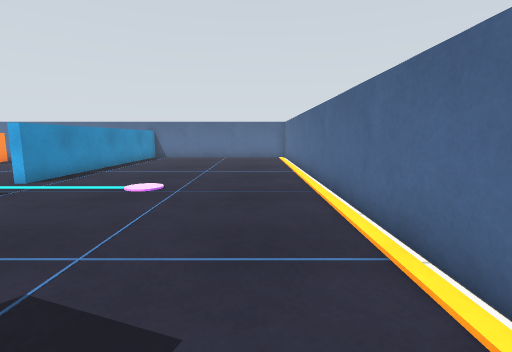
[1] (above)

16 first-person views from a walk through a world built for the Gazebo simulator. The camera is 0.69 m above the floor, tilts 8° down and sees 85° across. The floor is counted in squares, 0.5 m on a side. Each view is taken from the middle of a square. On the plan, view 1 faces up. The plan holds only what a view shows up to about 13 squares ahead; the rest is blank.

[2]
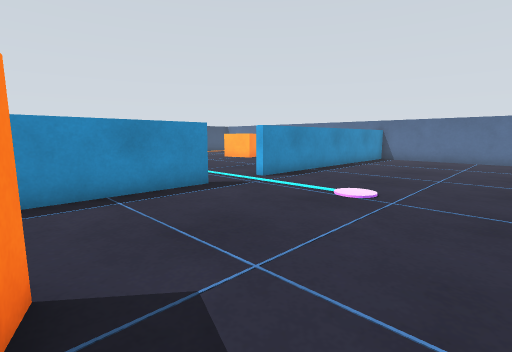

[3]
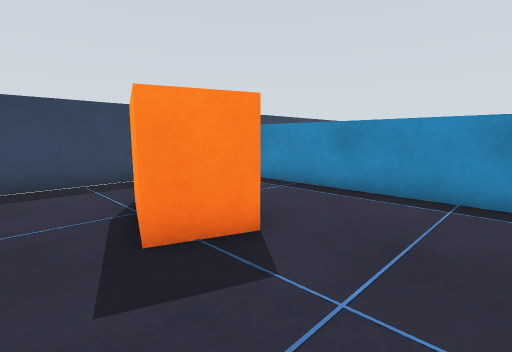

[4]
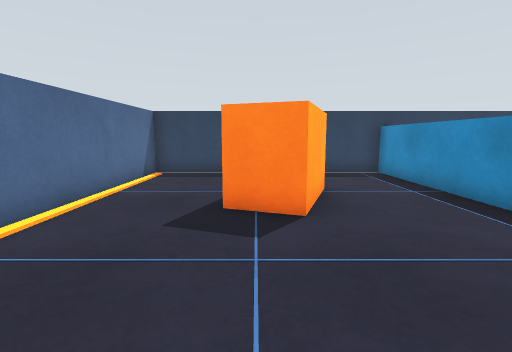

[5]
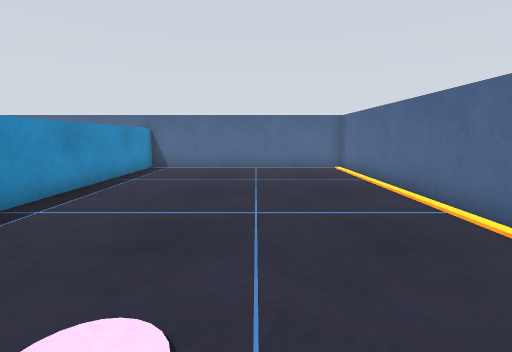

[6]
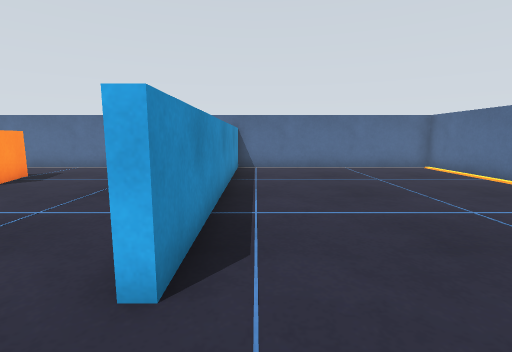

[7]
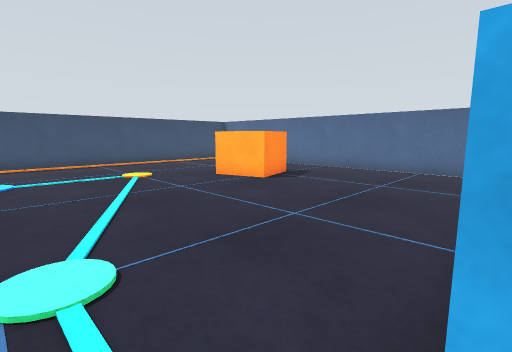

[8]
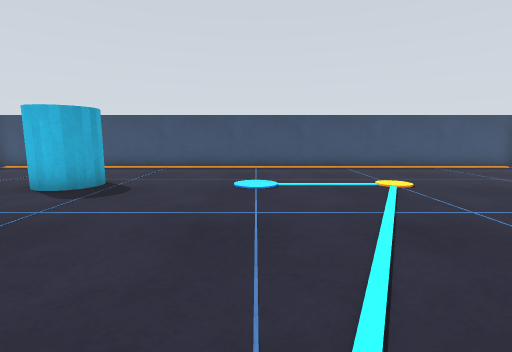

[9]
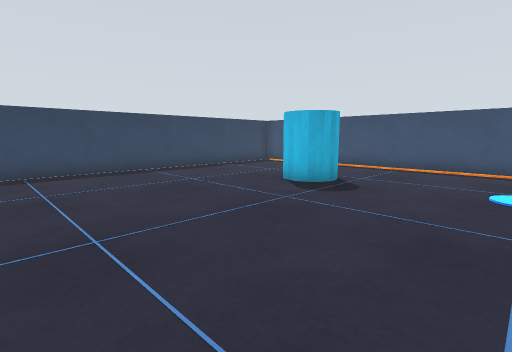

[10]
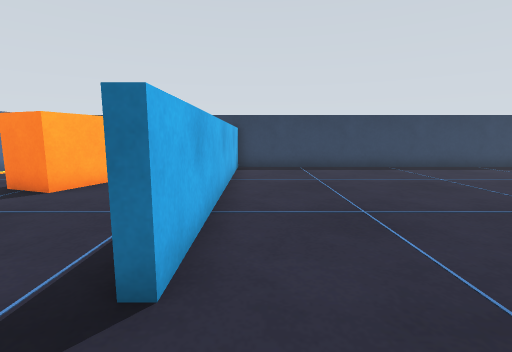

[11]
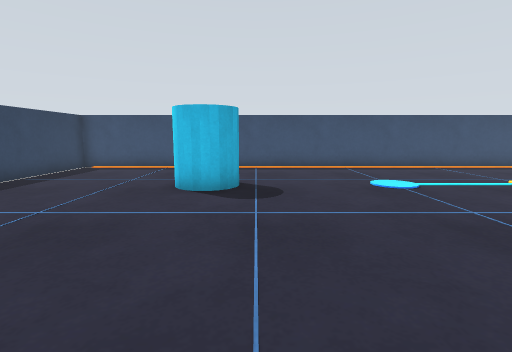

[12]
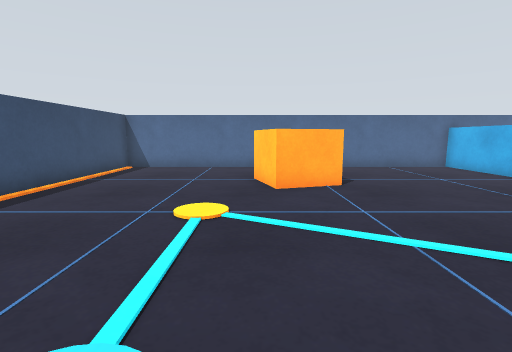

[13]
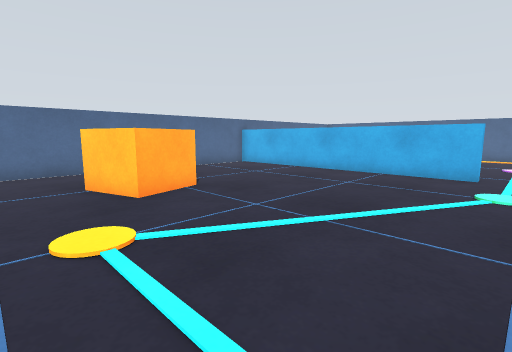

[14]
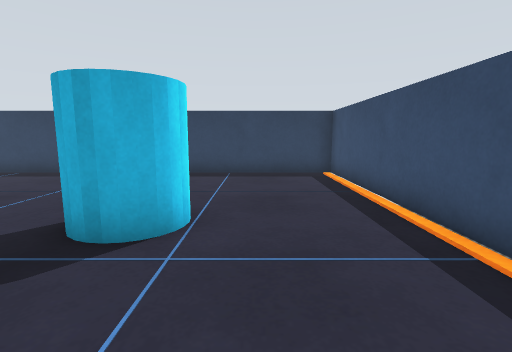

[15]
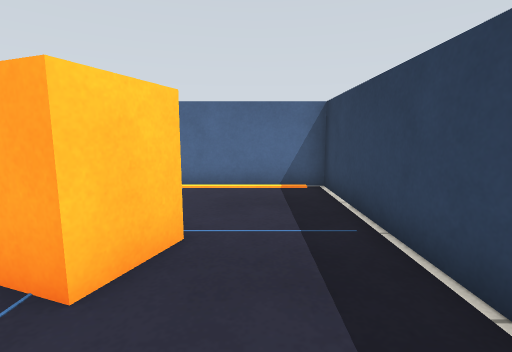

[16]
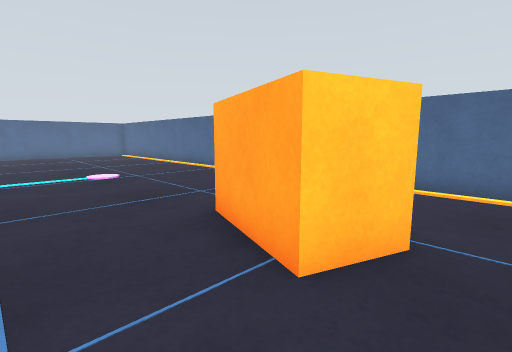

### Floor plan
Points are (right, up) in squares from view 1. A wall is a line through its corners. A room is listed if a view was taken in it or the views show most of it. See-through windows are left out.
Room 1 (views 1, 2, 3, 4, 5, 6, 7, 15, 16)
walls: (-7.2, 5.8) (-6.8, 5.8) (-6.8, -5); (-6.8, 19) (-6.8, 8.2) (-7.2, 8.2); (-7, -5) (2, -5) (2, 19) (-7, 19)
ways out: opening at (-7, 7) to room 2
objects: orange box (-4, -2) to (-1, 1)
Room 2 (views 8, 9, 10, 11, 12, 13, 14)
walls: (-7.2, 8.2) (-7.2, 19); (-7.2, -4.5) (-7.2, 5.8); (-7, 19) (-22, 19) (-22, -5) (-7, -5)
ways out: opening at (-7, 7) to room 1
objects: cyan cylinder (-18, 1) to (-16, 2); orange box (-16, 13) to (-14, 16)

Positions as (right, up) in squares from view 1, and headings:
1: (0, 0), facing up
2: (0, 1), facing up-left
3: (0, 4), facing down-left
4: (-2, 6), facing down
5: (-2, 6), facing up
6: (-6, 6), facing up
7: (-7, 7), facing up-left
8: (-9, 7), facing left
9: (-9, 7), facing down-left
10: (-8, 8), facing down
11: (-9, 3), facing left
12: (-16, 6), facing up
13: (-18, 7), facing up-right
14: (-19, 6), facing down
15: (-6, -3), facing right
16: (-6, -3), facing up-right
